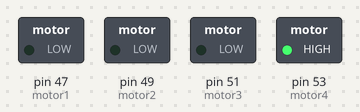
Recording of a sketch running on a simulated Arduino Mega 2560, built with avr-gcc and run on an emulated ATmega2560. Parts: switched loads named in the sketch (green lamp = pin HIGH).

Above: at 0.02 s.
At 0.77 s:
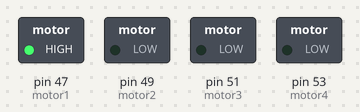
At 1.47 s:
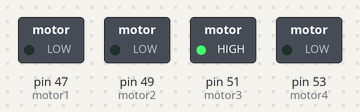
At 2.92 s:
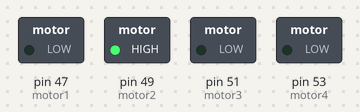
Timing chart, 0 to 3.2 s (numbered marks = the images above):
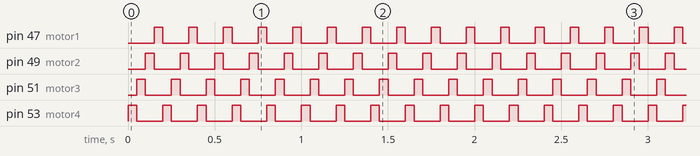

The sketch:

stepper.ino
```cpp
int motor1 = 47;
int motor2 = 49;
int motor3 = 51;
int motor4 = 53;
bool motorStatus;

int delayTime = 50;
void setup() {
  // put your setup code here, to run once:
  pinMode(motor1, OUTPUT);
  pinMode(motor2, OUTPUT);
  pinMode(motor3, OUTPUT);
  pinMode(motor4, OUTPUT);

  motorStatus = true;

}

void TurnMotor(int iterations){
  for(int i =0; i<=iterations; i++){
    digitalWrite(motor4, HIGH);
    digitalWrite(motor3, LOW);
    digitalWrite(motor2, LOW);
    digitalWrite(motor1, LOW);
    delay(50);
    digitalWrite(motor4, LOW);
    digitalWrite(motor3, HIGH);
    digitalWrite(motor2, LOW);
    digitalWrite(motor1, LOW);
    delay(50);
    digitalWrite(motor4, LOW);
    digitalWrite(motor3, LOW);
    digitalWrite(motor2, HIGH);
    digitalWrite(motor1, LOW);
    delay(50);
    digitalWrite(motor4, LOW);
    digitalWrite(motor3, LOW);
    digitalWrite(motor2, LOW);
    digitalWrite(motor1, HIGH);
    delay(50);
  }
}

void loop() {
  if(motorStatus){
    TurnMotor(16);
    motorStatus = false;
  }
}
```

Measured:
- by itself, pin 47 (motor1): alternates HIGH for 0.05 s and LOW for 0.15 s, 33 changes in all, then stays HIGH
- by itself, pin 49 (motor2), pin 51 (motor3), pin 53 (motor4): alternates HIGH for 0.05 s and LOW for 0.15 s, 34 changes in all, then stays LOW
- by itself, everything shown: repeats every 0.20 s, in 4 steps
